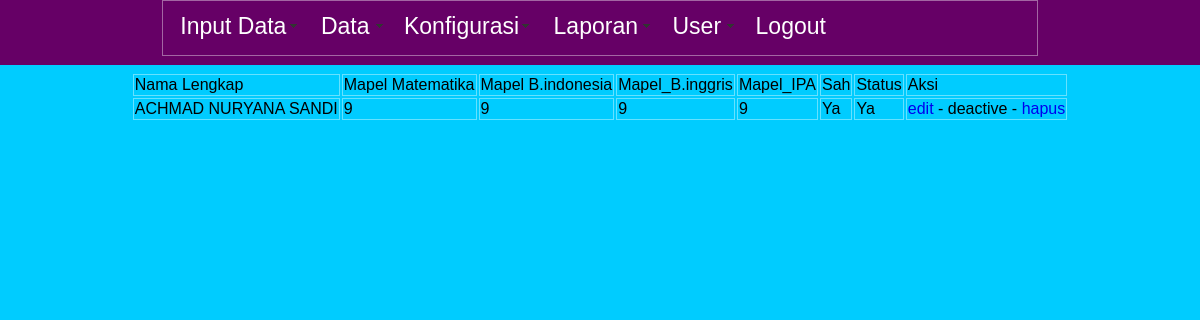
/panel/tampil_nilai.php (signed in), run on the app's committed database.
### tables this page shows
CREATE TABLE IF NOT EXISTS `ppdb_nilai` (
  `id_ppdb_nilai` int(10) NOT NULL AUTO_INCREMENT,
  `id_ppdb` int(10) NOT NULL,
  `mapel_matematika` double NOT NULL,
  `mapel_bindonesia` double NOT NULL,
  `mapel_binggris` double NOT NULL,
  `mapel_ilmupengetahuanalam` double NOT NULL,
  `total_nilai` double NOT NULL,
  `sah` int(2) NOT NULL DEFAULT '0',
  `status` tinyint(1) NOT NULL DEFAULT '0',
  PRIMARY KEY (`id_ppdb_nilai`)
);

CREATE TABLE IF NOT EXISTS `ppdb_biodata` (
  `id_ppdb` bigint(20) NOT NULL AUTO_INCREMENT,
  `nomor_pendaftaran` varchar(100) NOT NULL,
  `nama_lengkap` varchar(255) NOT NULL,
  `jenis_kelamin` varchar(2) NOT NULL,
  `id_agama` int(2) NOT NULL,
  `tempat_lahir` varchar(255) NOT NULL,
  `tanggal_lahir` date NOT NULL,
  `umur` int(3) NOT NULL,
  `alamat_rumah` varchar(500) NOT NULL,
  `rt_rw` varchar(10) NOT NULL,
  `kecamatan` varchar(100) NOT NULL,
  `kabupaten` varchar(100) NOT NULL,
  `kode_pos` int(10) NOT NULL,
  `no_hp_calon_siswa` varchar(20) NOT NULL,
  `tinggi_badan` int(4) NOT NULL,
  `berat_badan` int(4) NOT NULL,
  `golongan_darah` varchar(3) NOT NULL,
  `nama_ayah_kandung` varchar(100) NOT NULL,
  `id_pekerjaan_ayah` int(10) NOT NULL,
  `nama_ibu_kandung` varchar(100) NOT NULL,
  `id_pekerjaan_ibu` int(10) NOT NULL,
  `no_hp_orang_tua` varchar(20) NOT NULL,
  `asal_sekolah` varchar(255) NOT NULL,
  `tahun_lulus` year(4) NOT NULL,
  `piagam_prestasi` tinyint(1) NOT NULL DEFAULT '0',
  `fc_raport` tinyint(1) NOT NULL DEFAULT '0',
  `ijasah` tinyint(1) NOT NULL DEFAULT '0',
  `skhun` tinyint(1) NOT NULL DEFAULT '0',
  `id_program_studi` int(10) NOT NULL,
  `tempat_daftar` varchar(100) NOT NULL,
  `tanggal_daftar` date NOT NULL,
  `mengetahui` varchar(255) NOT NULL,
  `jalur` varchar(25) NOT NULL,
  `status_hapus` int(2) NOT NULL DEFAULT '0',
  `status_sah` int(2) NOT NULL DEFAULT '0',
  `status_terima` int(2) NOT NULL DEFAULT '0',
  `foto` varchar(200) NOT NULL DEFAULT 'default.jpg',
  `id_petugas` int(10) NOT NULL,
  PRIMARY KEY (`id_ppdb`)
);

### panel/tampil_nilai.php (the view, shortened to what this page needs)
<?php require_once('../Connections/connect.php'); ?>
<?php include('auth.php'); ?>
<?php include('../inc/fungsi.php'); ?>
<?php
$maxRows_ppdb_nilai = 10;
$pageNum_ppdb_nilai = 0;
$startRow_ppdb_nilai = $pageNum_ppdb_nilai * $maxRows_ppdb_nilai;
$query_ppdb_nilai = "SELECT ppdb_biodata.id_ppdb, ppdb_biodata.nama_lengkap, ppdb_nilai.mapel_matematika, ppdb_nilai.mapel_bindonesia, ppdb_nilai.mapel_binggris, ppdb_nilai.mapel_ilmupengetahuanalam,  ppdb_nilai.sah,  ppdb_nilai.status FROM ppdb_nilai, ppdb_biodata WHERE ppdb_nilai.id_ppdb = ppdb_biodata.id_ppdb";
$query_limit_ppdb_nilai = sprintf("%s LIMIT %d, %d", $query_ppdb_nilai, $startRow_ppdb_nilai, $maxRows_ppdb_nilai);
$ppdb_nilai = mysql_query($query_limit_ppdb_nilai, $connect) or die(mysql_error());
$row_ppdb_nilai = mysql_fetch_assoc($ppdb_nilai);
?>
<!DOCTYPE html PUBLIC "-//W3C//DTD XHTML 1.0 Transitional//EN" "http://www.w3.org/TR/xhtml1/DTD/xhtml1-transitional.dtd">
<html xmlns="http://www.w3.org/1999/xhtml">
<head>
<link href="../css/style.css" rel="stylesheet" type="text/css" />
</head>
<body>
<div id="nav">
    <table width="73%" border="0" cellspacing="0" cellpadding="0" align="center">
  <tr>
    <td><?php include('../inc/header.php') ?></td>
  </tr>
</table>
</div>
<br />
<br />
<br />
<br />
<table border="0" align="center">
  <tr>
    <td>Nama Lengkap</td>
    <td>Mapel Matematika</td>
    <td>Mapel B.indonesia</td>
    <td>Mapel_B.inggris</td>
    <td>Mapel_IPA</td>
    <td>Sah</td>
    <td>Status</td>
    <td>Aksi</td>
  </tr>
  <?php do { ?>
    <tr>
      <td><?php echo $row_ppdb_nilai['nama_lengkap']; ?></td>
      <td><?php echo $row_ppdb_nilai['mapel_matematika']; ?></td>
      <td><?php echo $row_ppdb_nilai['mapel_bindonesia']; ?></td>
      <td><?php echo $row_ppdb_nilai['mapel_binggris']; ?></td>
      <td><?php echo $row_ppdb_nilai['mapel_ilmupengetahuanalam']; ?></td>
      <td><?php echo yesno($row_ppdb_nilai['sah']); ?></td>
      <td><?php echo yesno($row_ppdb_nilai['status']); ?></td>
      <td><a href="edit_nilai.php?id=<?php echo $row_ppdb_nilai['id_ppdb']; ?>">edit</a> - deactive - <a href="hapus_nilai.php?id=<?php echo $row_ppdb_nilai['id_ppdb']; ?>">hapus</a></td>
    </tr>
    <?php } while ($row_ppdb_nilai = mysql_fetch_assoc($ppdb_nilai)); ?>
</table>
</body>
</html>

### inc/fungsi.php (shortened to what this page needs)
<?php
function yesno($boolean){
	if($boolean == 1){
		echo 'Ya';
	}else{
		echo 'tidak';
	}
}
?>

### css/style.css (style rules this page uses)
body { font-family: Verdana, Geneva, sans-serif; margin:0; background: #0CF; }
#nav { width: 100%; position: fixed; top: 0px; height: 65px; font-size: 23px; margin-top: 0px; left:0; z-index:1; background-color:#606; display:block; }
a:link { text-decoration:none; }
tr, td { border:solid 1px rgba(255,255,255,0.4); }

### data on the page
ppdb_nilai: id_ppdb.nama_lengkap "ACHMAD NURYANA SANDI", mapel_matematika "9", mapel_bindonesia "9", mapel_binggris "9", mapel_ilmupengetahuanalam "9", sah "Ya Ya"
